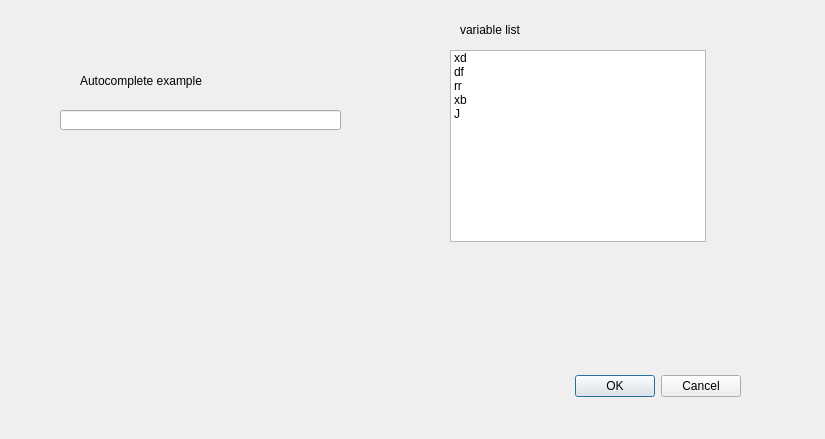
<?xml version="1.0" encoding="UTF-8"?>
<ui version="4.0">
 <class>Dialog</class>
 <widget class="QDialog" name="Dialog">
  <property name="geometry">
   <rect>
    <x>0</x>
    <y>0</y>
    <width>825</width>
    <height>439</height>
   </rect>
  </property>
  <property name="windowTitle">
   <string>Dialog</string>
  </property>
  <widget class="QDialogButtonBox" name="buttonBox">
   <property name="geometry">
    <rect>
     <x>400</x>
     <y>370</y>
     <width>341</width>
     <height>32</height>
    </rect>
   </property>
   <property name="orientation">
    <enum>Qt::Horizontal</enum>
   </property>
   <property name="standardButtons">
    <set>QDialogButtonBox::Cancel|QDialogButtonBox::Ok</set>
   </property>
  </widget>
  <widget class="QListWidget" name="listWidget">
   <property name="geometry">
    <rect>
     <x>450</x>
     <y>50</y>
     <width>256</width>
     <height>192</height>
    </rect>
   </property>
   <item>
    <property name="text">
     <string>xd</string>
    </property>
   </item>
   <item>
    <property name="text">
     <string>df</string>
    </property>
   </item>
   <item>
    <property name="text">
     <string>rr</string>
    </property>
   </item>
   <item>
    <property name="text">
     <string>xb</string>
    </property>
   </item>
   <item>
    <property name="text">
     <string>J</string>
    </property>
   </item>
  </widget>
  <widget class="QLineEdit" name="lineEdit">
   <property name="geometry">
    <rect>
     <x>60</x>
     <y>110</y>
     <width>281</width>
     <height>20</height>
    </rect>
   </property>
  </widget>
  <widget class="QLabel" name="label">
   <property name="geometry">
    <rect>
     <x>80</x>
     <y>60</y>
     <width>221</width>
     <height>41</height>
    </rect>
   </property>
   <property name="text">
    <string>Autocomplete example</string>
   </property>
  </widget>
  <widget class="QLabel" name="label_2">
   <property name="geometry">
    <rect>
     <x>460</x>
     <y>20</y>
     <width>191</width>
     <height>20</height>
    </rect>
   </property>
   <property name="text">
    <string>variable list</string>
   </property>
  </widget>
 </widget>
 <resources/>
 <connections>
  <connection>
   <sender>buttonBox</sender>
   <signal>accepted()</signal>
   <receiver>Dialog</receiver>
   <slot>accept()</slot>
   <hints>
    <hint type="sourcelabel">
     <x>248</x>
     <y>254</y>
    </hint>
    <hint type="destinationlabel">
     <x>157</x>
     <y>274</y>
    </hint>
   </hints>
  </connection>
  <connection>
   <sender>buttonBox</sender>
   <signal>rejected()</signal>
   <receiver>Dialog</receiver>
   <slot>reject()</slot>
   <hints>
    <hint type="sourcelabel">
     <x>316</x>
     <y>260</y>
    </hint>
    <hint type="destinationlabel">
     <x>286</x>
     <y>274</y>
    </hint>
   </hints>
  </connection>
 </connections>
</ui>
